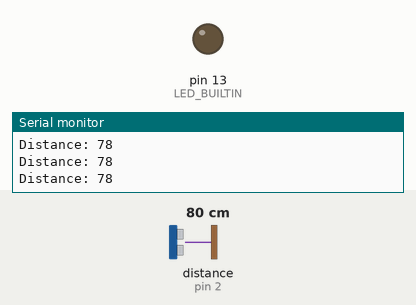
Recording of a sketch running on a simulated Arduino Uno, built with avr-gcc and run on an emulated ATmega328P. Shown: output pins drawn as LEDs (lit = HIGH), the last lines printed to the serial monitor. Wiring (inferred from the names in the program): ultrasonic range finder: trigger pin 3; echo pin 2. The inputs (shaded band) are chosen by the test bench; at power-on: distance to the obstacle (sensor on pin 2) 80 cm. The echo pulse lasts 58.3 µs per cm; pins used as bus, display or sensor lines are not drawn.

Above: at 1.2 s.
1.3 s: distance to the obstacle (sensor on pin 2) set to 13 cm
2.8 s: distance to the obstacle (sensor on pin 2) set to 10 cm
At 3.8 s:
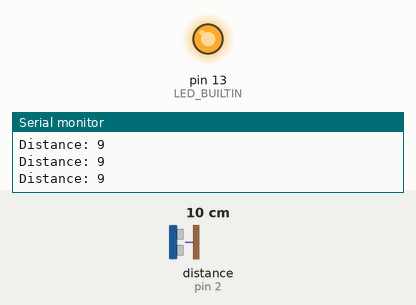
4.3 s: distance to the obstacle (sensor on pin 2) set to 18 cm
At 5.0 s:
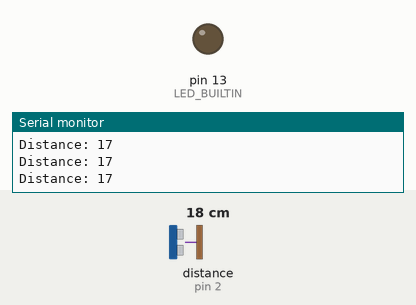
Timing chart, 0 to 7.3 s (numbered marks = the images above; inputs shaded):
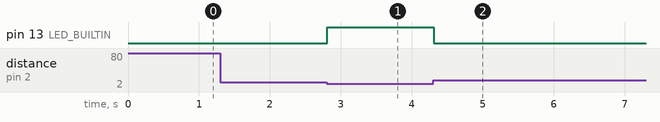

The sketch:

Ultrasonic.ino
```cpp
const int trigPin = 3;
const int echoPin = 2;
// defines variables
long duration;
int distance;
void setup() {
  pinMode(LED_BUILTIN, OUTPUT);
  pinMode(trigPin, OUTPUT); // Sets the trigPin as an Output
  pinMode(echoPin, INPUT); // Sets the echoPin as an Input
  Serial.begin(9600); // Starts the serial communication
}
void loop() {
  // Clears the trigPin
  digitalWrite(trigPin, LOW);
  delayMicroseconds(2);
  // Sets the trigPin on HIGH state for 10 micro seconds
  digitalWrite(trigPin, HIGH);
  delayMicroseconds(10);
  digitalWrite(trigPin, LOW);
  // Reads the echoPin, returns the sound wave travel time in microseconds
  duration = pulseIn(echoPin, HIGH);
  // Calculating the distance
  distance = duration * 0.034 / 2;
  //
  int safeDistance = 10;
  if(distance <= safeDistance){
    digitalWrite(LED_BUILTIN, HIGH);
  }else{
    digitalWrite(LED_BUILTIN, LOW);
    }
  Serial.print("Distance: ");
  Serial.println(distance);
}
```

Measured:
- the behaviour switches between 12 and 11 cm on distance to the obstacle (sensor on pin 2) (found by bisection; images 0 and 1)
- after the input at 2.8 s, pin 13 (LED_BUILTIN): LOW → HIGH at once
- after the input at 4.3 s, pin 13 (LED_BUILTIN): HIGH → LOW at once
